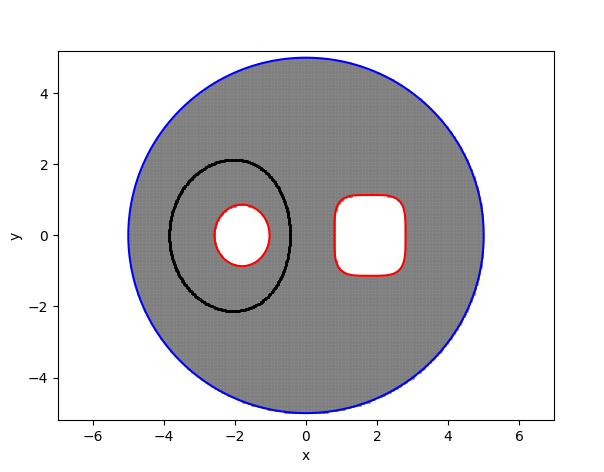

This figure's Python source:
import numpy as np
import sympy as sp
import random as ran
import matplotlib.pyplot as plt

step = 0.04
find_phi = 2
phi_1 = 6
phi_2 = -5
size = 260
offset = 0.2
epsilon = 0.01
x = np.arange(-5 - offset, 5 + offset + step, step)
y = np.arange(-5 - offset, 5 + offset + step, step)
array_of_points = []
iterationFrag = 0
iterationLen = 0
x_points = []
y_points = []
color = []


class Point:
    def __init__(self, x, y, phi, inElectrode):
        self.x = x
        self.y = y
        self.phi = phi
        self.inElectrode = inElectrode


def array_init():
    for i in range(0, size):
        array_of_points.append([])
        for j in range(0, size):
            x_cord = -5 - offset + j * step
            y_cord = -5 - offset + i * step
            array_of_points[i].append(Point(x_cord, y_cord, 0, False))


def external_electrode(x, y):
    return x ** 2 + y ** 2 - 25


def electrode_1(x, y):
    return np.abs(x + 1.8) ** 2 + 0.8 * np.abs(y) ** 2 - 0.6


def electrode_2(x, y):
    return 0.5 * np.abs(-1.8 + x) ** 4 + 0.3 * np.abs(y) ** 4 - 0.5


def initElectrode():
    X, Y = np.meshgrid(x, y)

    external_electrode_value = external_electrode(X, Y)
    electrode_1_value = electrode_1(X, Y)
    electrode_2_value = electrode_2(X, Y)

    plt.contour(X, Y, external_electrode_value, [0], colors='blue')
    plt.contour(X, Y, electrode_1_value, [0], colors='red')
    plt.contour(X, Y, electrode_2_value, [0], colors='red')
    plt.xlabel('x')
    plt.ylabel('y')
    plt.axis('equal')


def fragmentation():
    for i in range(0, size):
        for j in range(0, size):
            x_cord = -5 - offset + j * step
            y_cord = -5 - offset + i * step
            if electrode_1(x_cord, y_cord) <= 0:
                array_of_points[i][j] = Point(x_cord, y_cord, phi_1, False)
            elif electrode_2(x_cord, y_cord) <= 0:
                array_of_points[i][j] = Point(x_cord, y_cord, phi_2, False)
            elif ((x_cord ** 2 + y_cord ** 2 < 25) and (np.abs(x_cord + 1.8) ** 2 + 0.8 * np.abs(y_cord) ** 2 > 0.6)
                  and (0.5 * np.abs(-1.8 + x_cord) ** 4 + 0.3 * np.abs(y_cord) ** 4 > 0.5)):
                array_of_points[i][j] = Point(x_cord, y_cord, ran.uniform(phi_2, phi_1), True)
                x_points.append(array_of_points[i][j].x)
                y_points.append(array_of_points[i][j].y)
    plt.scatter([x_points], [y_points], c='gray', s=1)


def algorithm():
    global iterationFrag
    new_phi_array_of_points = [[0] * size for _ in range(size)]
    iteration = True
    while iteration:
        iterationFrag += 1
        iteration = False
        for i in range(0, size):
            for j in range(0, size):
                if array_of_points[i][j].inElectrode:
                    new_phi_array_of_points[i][j] = (array_of_points[i + 1][j].phi
                                                     + array_of_points[i - 1][j].phi
                                                     + array_of_points[i][j + 1].phi
                                                     + array_of_points[i][j - 1].phi) / 4
        for i in range(0, size):
            for j in range(0, size):
                if array_of_points[i][j].inElectrode:
                    if not iteration and (np.abs(array_of_points[i][j].phi - new_phi_array_of_points[i][j]) > epsilon):
                        iteration = True
                    array_of_points[i][j].phi = new_phi_array_of_points[i][j]
    print(f'Количество итераций алгоритма: {iterationFrag}')


def equipotentialPoints(LeftTopPoint, RightTopPoint, LeftBottomPoint, RightBottomPoint):
    global iterationLen
    points = []

    a, k1, k2 = sp.symbols('a k1 k2')
    top_triangle_eq1 = a + k1 * LeftTopPoint.x + k2 * LeftTopPoint.y - LeftTopPoint.phi
    top_triangle_eq2 = a + k1 * RightTopPoint.x + k2 * RightTopPoint.y - RightTopPoint.phi
    top_triangle_eq3 = a + k1 * LeftBottomPoint.x + k2 * LeftBottomPoint.y - LeftBottomPoint.phi
    top_triangle_solve = sp.nsolve((top_triangle_eq1, top_triangle_eq2, top_triangle_eq3), (a, k1, k2), (1, 1, 1))

    xTop = (find_phi - top_triangle_solve[0] - top_triangle_solve[2] * LeftTopPoint.y) / top_triangle_solve[1]
    if LeftTopPoint.x < xTop < RightTopPoint.x:
        plt.scatter(xTop, LeftTopPoint.y, c='black', s=1)
        points.append((xTop, LeftTopPoint.y))

    yLeft = (find_phi - top_triangle_solve[0] - top_triangle_solve[1] * LeftTopPoint.x) / top_triangle_solve[2]
    if LeftBottomPoint.y < yLeft < LeftTopPoint.y:
        plt.scatter(LeftTopPoint.x, yLeft, c='black', s=1)
        points.append((LeftTopPoint.x, yLeft))

    a, k1, k2 = sp.symbols('a k1 k2')
    bottom_triangle_eq1 = a + k1 * RightBottomPoint.x + k2 * RightBottomPoint.y - RightBottomPoint.phi
    bottom_triangle_eq2 = a + k1 * RightTopPoint.x + k2 * RightTopPoint.y - RightTopPoint.phi
    bottom_triangle_eq3 = a + k1 * LeftBottomPoint.x + k2 * LeftBottomPoint.y - LeftBottomPoint.phi
    bottom_triangle_solve = sp.nsolve((bottom_triangle_eq1, bottom_triangle_eq2, bottom_triangle_eq3),
                                      (a, k1, k2), (1, 1, 1))

    xBottom = (find_phi - bottom_triangle_solve[0] -
               bottom_triangle_solve[2] * RightBottomPoint.y) / bottom_triangle_solve[1]
    if LeftBottomPoint.x < xBottom < RightBottomPoint.x:
        plt.scatter(xBottom, RightBottomPoint.y, c='black', s=1)
        points.append((xBottom, RightBottomPoint.y))

    yRight = (find_phi - bottom_triangle_solve[0] -
              bottom_triangle_solve[1] * RightBottomPoint.x) / bottom_triangle_solve[2]
    if RightBottomPoint.y < yRight < RightTopPoint.y:
        plt.scatter(RightBottomPoint.x, yRight, c='black', s=1)
        points.append((RightBottomPoint.x, yRight))
    if len(points) == 2:
        return np.sqrt((np.abs(float(points[0][0] - points[1][0])) ** 2) +
                       (np.abs(float(points[0][1] - points[1][1])) ** 2))
    return 0


def findLength():
    lenEquip = 0
    for i in range(0, size):
        for j in range(0, size):
            if array_of_points[i][j].inElectrode:
                if find_phi - 0.2 < array_of_points[i][j].phi < find_phi + 0.2:
                    lenEquip += equipotentialPoints(array_of_points[i][j],
                                                    array_of_points[i][j + 1],
                                                    array_of_points[i - 1][j],
                                                    array_of_points[i - 1][j + 1])
    print(f'Количество итерация для нахождения длины: {iterationLen}')
    print(f'Длина: {lenEquip}')


if __name__ == '__main__':
    array_init()
    initElectrode()
    fragmentation()
    algorithm()
    findLength()
    plt.show()
